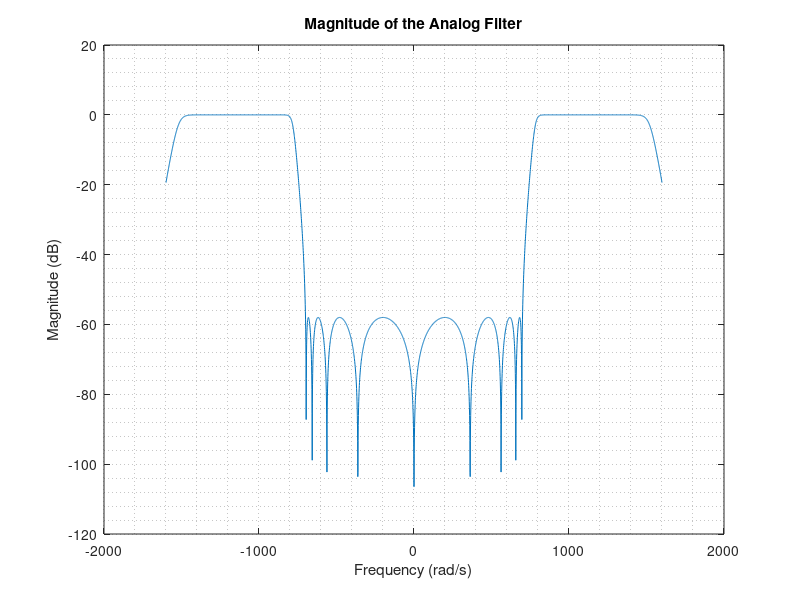

Write the MATLAB code that produced this figure. (Note: this script raises an error after producing the figure.)
%% Filter Specifications
Wp = [1000 1500];
Ws = [700 1700];
Rp = 0.16;
Rs = 58;
%% Designing the Analog Filter
[n,Wn] = cheb2ord(Wp,Ws,Rp,Rs,"s");
[b,a]=cheby2(n,Rs,Ws,"s");
filtera = tf(b,a);
Wsm=4200;
tsm=2*pi/Wsm;
%% Magnitude Response of the Analog Filter
W=linspace(-1600,1600,3200);
H = freqs(b,a,W);
mag = abs(H);
figure(1)
plot(W,mag2db(mag))
title("Magnitude of the Analog Filter")
xlabel("Frequency (rad/s)")
ylabel("Magnitude (dB)")
grid("minor")
%% Prewrapping frequencies
Wp(1)=2/tsm*tan(Wp(1)*tsm/2); Wp(2)=2/tsm*tan(Wp(2)*tsm/2);
Ws(1)=2/tsm*tan(Ws(1)*tsm/2); Ws(2)=2/tsm*tan(Ws(2)*tsm/2);
%% normalizing frequencies
Wp=[Wp(1)/(Wsm/2) Wp(2)/(Wsm/2)];
Ws=[Ws(1)/(Wsm/2) Ws(2)/(Wsm/2)];
%% Transforming into Digital filter
[n,Wc] = cheb2ord(Wp,Ws,Rp,Rs,'s');
[z,p,k] = cheb2ap(n,Rs);
[A,B,C,D] = zp2ss(z,p,k);
[At,Bt,Ct,Dt] = lp2bp(A,B,C,D,sqrt(Wp(1)*Wp(2)),Wp(2)-Wp(1));W=linspace(-1600/(Wsm/2),1600/(Wsm/2),3200);
[Ad,Bd,Cd,Dd] = bilinear(At,Bt,Ct,Dt,1/pi); % Bilinear Transformation
filter = ss2sos(Ad,Bd,Cd,Dd);
[b,a] = sos2tf(filter);
filter = tf(b,a); % Coefficients of the transfer function
[num,den] = tfdata(filter)
[hd,f] = freqz(b,a,W,2);
%% magnitude response of the Digital Filter
magd = abs(hd);
figure(2)
plot(W,mag2db(magd))
title("Magnitude of the Digital Filter")
xlabel("Frequency (rad/samples)")
ylabel("Magnitude (dB)")
grid("minor")
%% Magnitude response of the passband
figure(3)
plot(W,mag2db(magd))
axis ([ 0.53 , 0.68 , -0.1 , 0.1]);
title("Magnitude response of the passband")
xlabel("Frequency (rad/samples)")
ylabel("Magnitude (dB)")
grid("minor")